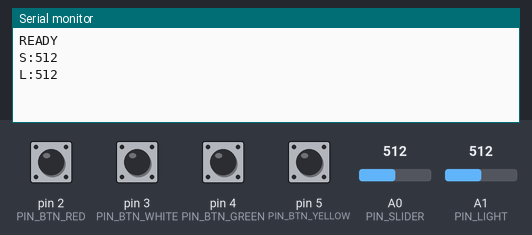
Recording of a sketch running on a simulated Arduino Uno, built with avr-gcc and run on an emulated ATmega328P. Shown: the last lines printed to the serial monitor. The inputs (shaded band) are chosen by the test bench; at power-on: pin 2 (PIN_BTN_RED), pin 3 (PIN_BTN_WHITE), pin 4 (PIN_BTN_GREEN), pin 5 (PIN_BTN_YELLOW) HIGH, A0 (PIN_SLIDER) = 512, A1 (PIN_LIGHT) = 512.

Above: at 1.5 s.
1.6 s: pin 2 (PIN_BTN_RED) pulled LOW for 0.15 s
At 2.2 s:
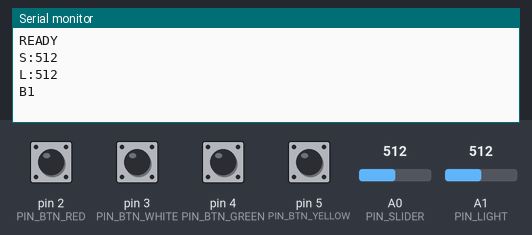
3.2 s: A0 (PIN_SLIDER) set to 716
At 4.3 s:
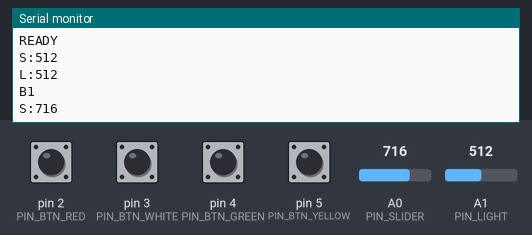
4.7 s: A1 (PIN_LIGHT) set to 716
At 5.9 s:
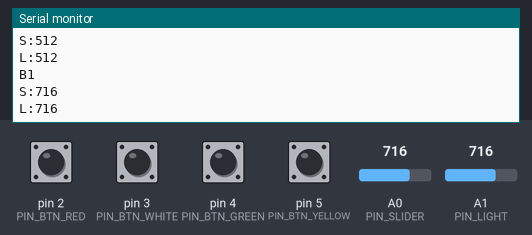
6.2 s: pin 3 (PIN_BTN_WHITE) pulled LOW for 0.15 s
At 7.0 s:
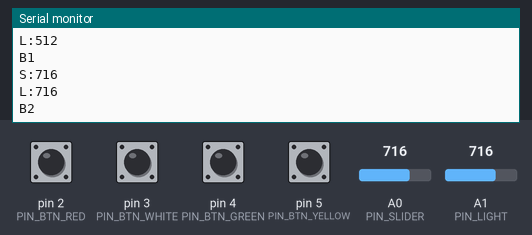
7.8 s: pin 4 (PIN_BTN_GREEN) pulled LOW for 0.15 s
At 8.4 s:
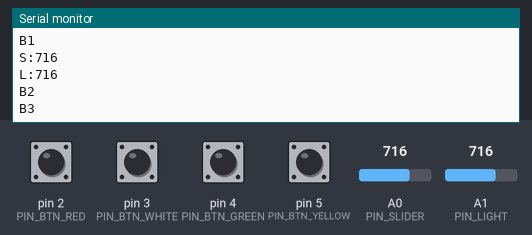
9.4 s: pin 5 (PIN_BTN_YELLOW) pulled LOW for 0.15 s
At 10.7 s:
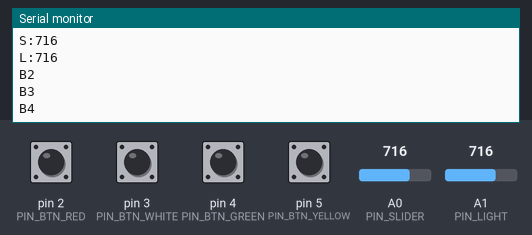
Timing chart, 0 to 12.0 s (numbered marks = the images above; inputs shaded):
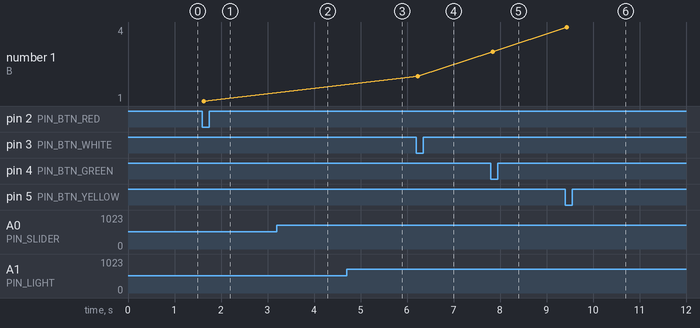

The sketch:

bremen_musicians.ino
```cpp
// ============================================================
//  THE BREMEN TOWN MUSICIANS - Arduino Micro controller
//  Sends four buttons, slider, and light sensor values to p5.js.
// ============================================================
//
//  BUTTONS, active LOW with internal pull-up resistors:
//    Red    / Continue  -> Digital Pin 2 -> sends B1
//    White  / Choice 3  -> Digital Pin 3 -> sends B2
//    Green  / Choice 1  -> Digital Pin 4 -> sends B3
//    Yellow / Choice 2  -> Digital Pin 5 -> sends B4
//
//  ANALOG INPUTS:
//    Slider / potentiometer -> Analog Pin A0 -> sends S:<0-1023>
//    Light sensor           -> Analog Pin A1 -> sends L:<0-1023>
//
//  SERIAL:
//    Baud rate: 9600
//    Connect USB to the computer running the p5.js sketch in Chrome/Edge.
//
//  PROTOCOL:
//    READY     board started
//    B1        red button pressed
//    B2        white button pressed
//    B3        green button pressed
//    B4        yellow button pressed
//    S:512     slider value
//    L:700     light sensor value
// ============================================================

// Lecturer QA: Arduino cable/controller answer.
// The Arduino Micro is connected to the computer by USB. This sketch reads the physical buttons and sensors,
// then prints simple serial messages through that cable. The browser receives those messages after pressing
// Connect Arduino in the website.
// Values: red/white/green/yellow use pins 2/3/4/5 and become B1/B2/B3/B4 in the serial protocol.
// Why: The physical buttons need fixed digital pins so the p5.js game receives stable button codes.
// What this does for the code: Names the Arduino Micro digital pins used for red, white, green, and yellow buttons.
// Codependencies and why/where: Used by BUTTON_PINS and readButtons(); p5.js parseSerialLine() depends on the B1-B4 order.
// Why these values: Pins 2-5 match the wiring described in the controller protocol.
const int PIN_BTN_RED = 2;
const int PIN_BTN_WHITE = 3;
const int PIN_BTN_GREEN = 4;
const int PIN_BTN_YELLOW = 5;

// Why: The analog controls need named pins so sensor wiring stays readable.
// What this does for the code: Names the potentiometer/slider input and the light-sensor input.
// Codependencies and why/where: Used by readAnalogInputs(); p5.js expects S:<0-1023> and L:<0-1023>.
// Why these values: A0 is wired to the slider and A1 is wired to the light sensor.
const int PIN_SLIDER = A0;
const int PIN_LIGHT = A1;

// Why: Button handling should use one loop instead of repeated code for each button.
// What this does for the code: Stores the number of buttons and the ordered list of button pins.
// Codependencies and why/where: Used by setup() and readButtons(); the array index controls the outgoing B number.
// Why these values: Four buttons are used, and the order red, white, green, yellow sends B1, B2, B3, B4.
const int BUTTON_COUNT = 4;
const int BUTTON_PINS[BUTTON_COUNT] = {
  PIN_BTN_RED,
  PIN_BTN_WHITE,
  PIN_BTN_GREEN,
  PIN_BTN_YELLOW
};

// Why: Mechanical buttons can flicker briefly when pressed or released.
// What this does for the code: Sets the debounce time and stores per-button debounce/read/state history.
// Codependencies and why/where: Used by readButtons(); relies on millis(), digitalRead(), and INPUT_PULLUP button wiring.
// Why these values: 30 ms is long enough to filter bounce, HIGH is the idle state for internal pull-up inputs, and zeros initialize timing.
const int DEBOUNCE_MS = 30;
unsigned long lastDebounce[BUTTON_COUNT] = {0, 0, 0, 0};
int lastBtnReading[BUTTON_COUNT] = {HIGH, HIGH, HIGH, HIGH};
int btnState[BUTTON_COUNT] = {HIGH, HIGH, HIGH, HIGH};

// Why: Analog readings change constantly, so they need throttling and change filtering.
// What this does for the code: Sets send timing, minimum change amount, last sent values, and last send timestamp.
// Codependencies and why/where: Used by readAnalogInputs(); p5.js handleLightValue() and slider logic consume the serial values.
// Why these values: 40 ms keeps updates responsive, threshold 4 reduces serial noise, -1 forces the first reading to send, and 0 starts the timer.
const int ANALOG_INTERVAL_MS = 40;
const int ANALOG_THRESHOLD = 4;

int lastSliderVal = -1;
int lastLightVal = -1;
unsigned long lastAnalogSend = 0;

// Lecturer QA: How Arduino connects to the UI.
// This setup opens USB serial at 9600 baud and prepares the button pins. When the browser connects,
// it can read READY, then B1-B4, S:<value>, and L:<value> messages from this same serial connection.
// Values: Serial.begin(9600) must match SERIAL_BAUD_RATE = 9600 in sketch.js.
// Why: The Arduino must initialize serial and input pins before the game can read controls.
// What this does for the code: Opens serial, configures button pins with internal pull-ups, waits briefly, and announces READY.
// Codependencies and why/where: Arduino calls setup() once; p5.js connectSerial()/parseSerialLine() reads READY and button data later.
// Why these values: Baud 9600 matches SERIAL_BAUD_RATE in sketch.js, and 300 ms gives the serial connection a moment to settle.
void setup() {
  Serial.begin(9600);

  for (int i = 0; i < BUTTON_COUNT; i++) {
    pinMode(BUTTON_PINS[i], INPUT_PULLUP);
  }

  delay(300);
  Serial.println("READY");
}

// Why: The controller needs to continuously poll buttons and analog sensors.
// What this does for the code: Reads buttons, reads analog inputs, then waits briefly before the next cycle.
// Codependencies and why/where: Arduino calls loop() repeatedly; depends on readButtons() and readAnalogInputs().
// Why these values: 5 ms delay keeps the loop responsive while avoiding unnecessary serial/polling pressure.
void loop() {
  readButtons();
  readAnalogInputs();
  delay(5);
}

// Lecturer QA: How physical UI buttons become game UI actions.
// The buttons use INPUT_PULLUP, so they normally read HIGH and read LOW when pressed. On each clean press,
// this code prints B plus the button number. sketch.js then turns that message into continue or choice actions.
// Values: i + 1 converts array positions 0-3 into B1-B4.
// Why: Button presses should send exactly one clean event when the button is pressed down.
// What this does for the code: Debounces each button, detects state changes, and sends B1-B4 for LOW pressed states.
// Codependencies and why/where: Called by loop(); depends on BUTTON_PINS, debounce arrays, INPUT_PULLUP behavior, and Serial.
// Why these values: LOW means pressed with pull-up wiring, and i + 1 converts zero-based array indexes into B1-B4 protocol codes.
void readButtons() {
  for (int i = 0; i < BUTTON_COUNT; i++) {
    int reading = digitalRead(BUTTON_PINS[i]);

    if (reading != lastBtnReading[i]) {
      lastDebounce[i] = millis();
    }

    if ((millis() - lastDebounce[i]) > DEBOUNCE_MS) {
      if (reading != btnState[i]) {
        btnState[i] = reading;

        if (btnState[i] == LOW) {
          Serial.print("B");
          Serial.println(i + 1);
        }
      }
    }

    lastBtnReading[i] = reading;
  }
}

// Lecturer QA: How sensor UI values reach the sketch.
// The slider and light sensor are analog inputs. The Arduino reads their 0-1023 values and sends them as
// S:<value> for slider and L:<value> for light; sketch.js receives them and updates the mini-game/start gates.
// Values: A0 is slider, A1 is light, ANALOG_INTERVAL_MS is 40, and ANALOG_THRESHOLD is 4.
// Why: Slider and light readings should update the game without flooding serial output.
// What this does for the code: Sends S: and L: values only after the interval has passed and the reading changed enough.
// Codependencies and why/where: Called by loop(); p5.js parseSerialLine() reads S: for slider and L: for light.
// Why these values: Arduino analogRead returns 0-1023, threshold 4 filters tiny jitter, and ANALOG_INTERVAL_MS sets the send rate.
void readAnalogInputs() {
  if (millis() - lastAnalogSend < ANALOG_INTERVAL_MS) {
    return;
  }

  int sliderVal = analogRead(PIN_SLIDER);
  int lightVal = analogRead(PIN_LIGHT);

  if (abs(sliderVal - lastSliderVal) >= ANALOG_THRESHOLD) {
    Serial.print("S:");
    Serial.println(sliderVal);
    lastSliderVal = sliderVal;
  }

  if (abs(lightVal - lastLightVal) >= ANALOG_THRESHOLD) {
    Serial.print("L:");
    Serial.println(lightVal);
    lastLightVal = lightVal;
  }

  lastAnalogSend = millis();
}
```

Measured:
- after the input at 1.6 s, the serial monitor: prints a new line at once (image 1)
- after the input at 3.2 s, the serial monitor: prints a new line at once (image 2)
- after the input at 4.7 s, the serial monitor: prints a new line at once (image 3)
- after the input at 6.2 s, the serial monitor: prints a new line at once (image 4)
- after the input at 7.8 s, the serial monitor: prints a new line at once (image 5)
- after the input at 9.4 s, the serial monitor: prints a new line at once (image 6)
- plotted number 1: 1 → 2 after the input at 6.2 s, 2 → 3 after the input at 7.8 s, 3 → 4 after the input at 9.4 s
